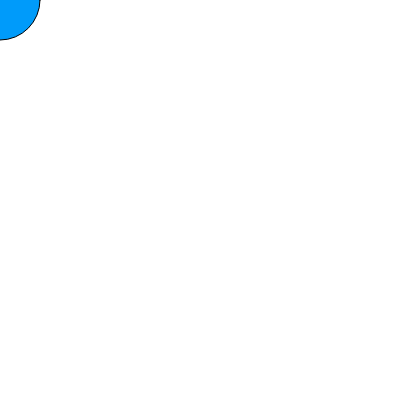
Frame 1 (no input)
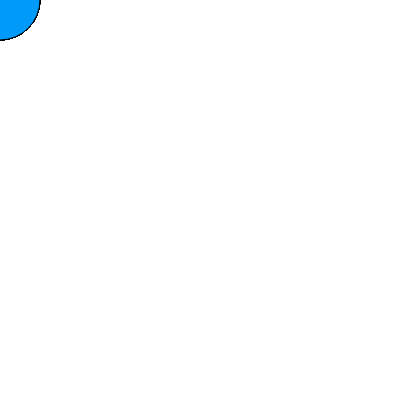
Frame 60 (no input)
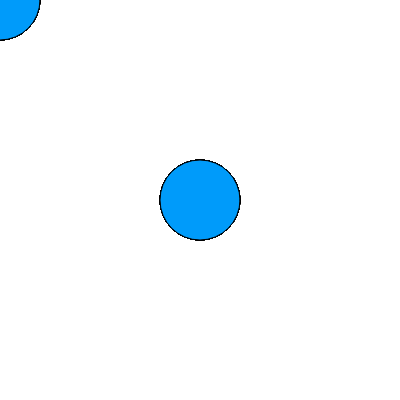
Frame 120 (the mouse pressed at the canvas centre since frame 60)

The p5.js sketch that drew these frames (run headless with seeded random() and noise() and a simulated clock; from frame 60 on, the mouse is pressed at the canvas centre):

// p5.js sketch
// ── sketch.js
function setup() {
  createCanvas(400, 400);
}

function draw() {
  fill(0, 155, 250);
  ellipse(mouseX, mouseY, 80, 80);
}
